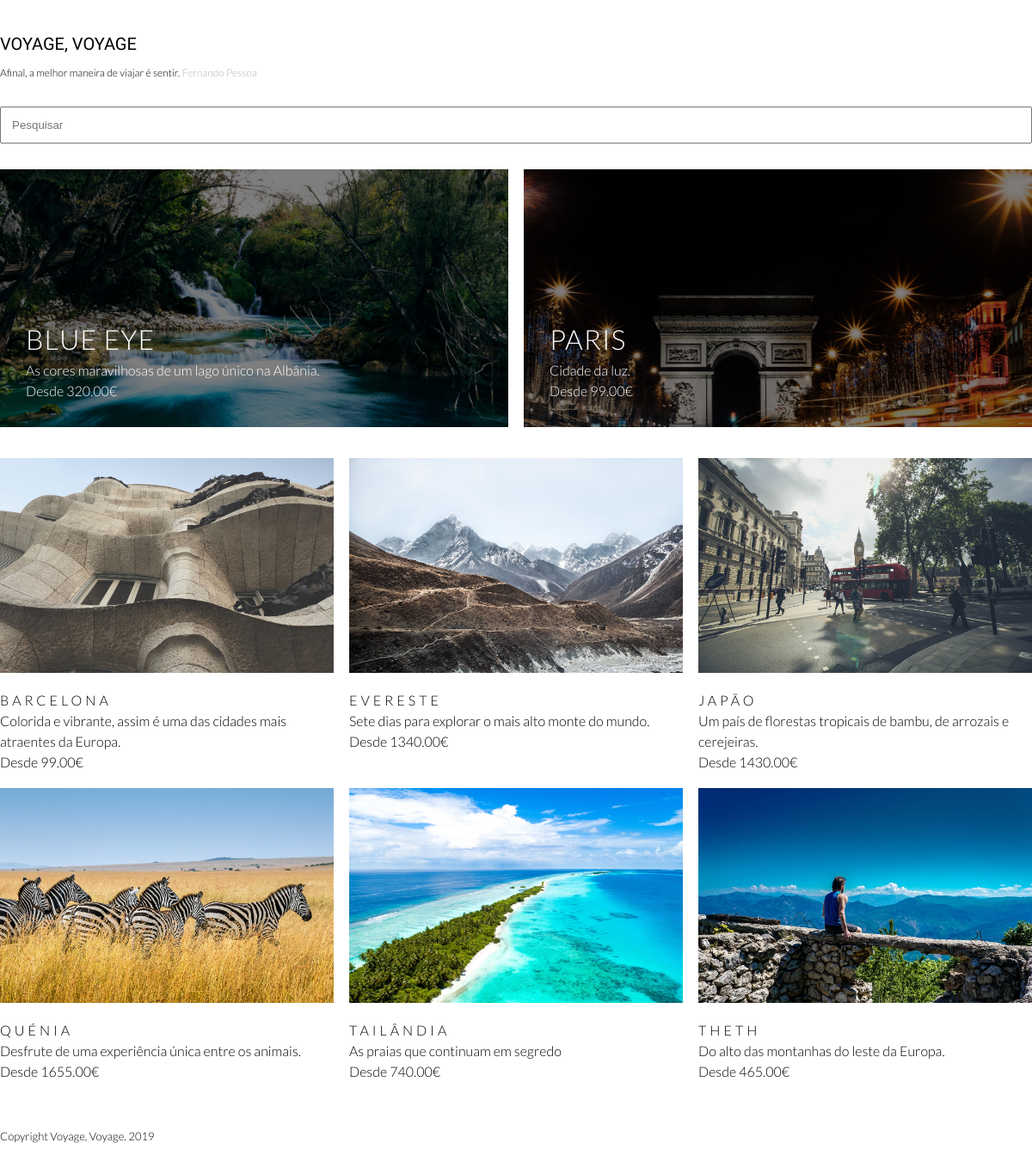
The page / on the database its author committed.
### tables this page shows
CREATE TABLE `destinations` (
  `id` int(111) NOT NULL,
  `title` varchar(255) NOT NULL,
  `summary` text NOT NULL,
  `text` text NOT NULL,
  `image` varchar(255) NOT NULL,
  `price` decimal(8,2) NOT NULL,
  `highlight` int(11) NOT NULL,
  `category_id` int(11) NOT NULL,
  `date` date NOT NULL,
  `publish` int(111) NOT NULL DEFAULT '1'
);

### application/core/MY_Controller.php (called while the page is built, shortened)
<?php
class MY_Controller extends CI_Controller {
    protected $data = array();
	public function render($page){
        $this->load->view('header', $this->data);
        $this->load->view($page, $this->data);
        $this->load->view('footer', $this->data);
	}
}

### application/controllers/Welcome.php (called while the page is built, shortened)
<?php
class Welcome extends MY_Controller {
	public function index(){
		$this->data['highlights'] = $this->destinations_model->get_highlights();
        $this->data['destinations'] = $this->destinations_model->get_all();
		$this->render('index');
	}
}

### index.php (called while the page is built, shortened)
<?php
require_once BASEPATH.'core/CodeIgniter.php';

### application/models/Destinations_model.php (called while the page is built, shortened)
<?php
class Destinations_Model extends CI_Model {
    public function get_all(){
        return $this->db->query("SELECT * FROM destinations WHERE highlight = 0 ORDER BY title ASC")->result_array();
    }
    public function get_highlights(){
        return $this->db->query("SELECT * FROM destinations WHERE highlight = 1 ORDER BY date DESC LIMIT 2")->result_array();
    }
}

### application/views/index.php (the view)
<section class="highlights">
    <?php foreach($highlights as $highlight):?>
		    <div>
            <a href="destinations/show/<?=$highlight['id'];?>">
				<img src="assets/images/<?=$highlight['image'];?>">
				<div class="overlay">
					<h2><?=$highlight['title'];?></h2>
					<div class="summary"><?=$highlight['summary'];?></div>
					<div class="price">Desde <?=$highlight['price'];?>€</div>
                </div>
            </a>
            </div>
    <?php endforeach;?>
</section>
<section class="trips">
    <?php foreach($destinations as $destination):?>
        <a href="destinations/show/<?=$destination['id'];?>">
			<div>
				<img src="assets/images/<?=$destination['image'];?>">
				<h3><?=$destination['title'];?></h3>
				<div class="summary"><?=$destination['summary'];?></div>
				<div class="price">Desde <?=$destination['price'];?>€</div>
            </div>
        </a>
    <?php endforeach;?>
</section>

### application/views/header.php (shortened to what this page needs)
<!DOCTYPE html>
<html>
<head>
	<link rel="stylesheet" type="text/css" href="assets/css/styles.css">
</head>
<body>
	<header>
		<a href="<?=base_url();?>" class="logo">VOYAGE, VOYAGE</a>
		<h1>Afinal, a melhor maneira de viajar é sentir. <span>Fernando Pessoa</span></h1>
		<div class="search">
			<form method="get" action="destinations/search">
				<input type="text" name="search" placeholder="Pesquisar">
			</form>
		</div>
	</header>
	<main>

### application/views/footer.php
</main>
<footer>
    Copyright Voyage, Voyage. 2019
</footer>
</body>
</html>

### assets/css/styles.css (style rules this page uses)
html { height: 100px; }
img,video { max-width: 100%; display: block; }
* { box-sizing: border-box; }
body,h1,h2,h3,h4,h5,h6,p,ul,ol,figure { margin: 0; padding:0 }
:root { --serif-font: 'Lato', serif; --sans-serif-font: 'Lato', sans-serif; --normal-font-size: 16px; --big-font-size: 2rem; --small-font-size: 14px; --space: 18px; --spacex2: calc(var(--space)*2); }
body { font-family: var(--sans-serif-font); font-size: var(--normal-font-size); color: #000; line-height: 1.5; font-weight: 300; }
h1, h1 a { font-family: var(--sans-serif-font); font-size: var(--big-font-size); color: #000; font-weight: 300; }
h2 { font-family: var(--serif-font); font-size: calc(var(--big-font-size)); text-transform: uppercase; font-weight: 300; letter-spacing: 1px }
h3 { font-family: var(--sans-serif-font); font-size: var(--normal-font-size); text-transform: uppercase; letter-spacing: 4px; font-weight: 300; margin-top: 20px; }
a { color: #000; text-decoration: none; }
main, footer { max-width: 1200px; margin: 0px auto; }
header { max-width: 1200px; margin: 0px auto; padding-top: 36px; }
header h1 { margin: 10px 0px 30px; font-size: 12px; }
header h1 span { opacity: 0.3 }
a.logo { font-family: 'Catamaran'; font-size: 20px; }
header .search input { width: 100%; padding: 12px; margin-bottom: 30px; }
.highlights { display: grid; grid-template-columns: 1fr 1fr; grid-gap: 18px; }
.highlights>div { position: relative; }
.highlights img { width: 100%; height: 300px; object-fit: cover; }
.highlights .overlay { position: absolute; top: 0px; left: 0px; background: rgba(0,0,0,0.5); color: #fff; width: 100%; height: 100%; display: flex; flex-flow: column; justify-content: flex-end; padding: 30px; }
.trips { display: grid; grid-template-columns: 1fr 1fr 1fr; grid-gap: 18px; margin:36px 0px; }
.trips img { width: 100%; height: 250px; object-fit: cover; }
footer { padding: 18px 0px; font-size: 13px }

### rows shown on the page
destinations: image (picture), title "BLUE EYE", summary "As cores maravilhosas de um lago único na Albânia.", price "320.00"
destinations: image (picture), title "PARIS", summary "Cidade da luz.", price "99.00"
destinations: image (picture), title "BARCELONA", summary "Colorida e vibrante, assim é uma das cidades mais atraentes da Europa.", price "99.00"
destinations: image (picture), title "EVERESTE", summary "Sete dias para explorar o mais alto monte do mundo.", price "1340.00"
destinations: image (picture), title "JAPÃO", summary "Um país de florestas tropicais de bambu, de arrozais e cerejeiras.", price "1430.00"
destinations: image (picture), title "QUÉNIA", summary "Desfrute de uma experiência única entre os animais.", price "1655.00"
destinations: image (picture), title "TAILÂNDIA", summary "As praias que continuam em segredo", price "740.00"
destinations: image (picture), title "THETH", summary "Do alto das montanhas do leste da Europa.", price "465.00"
